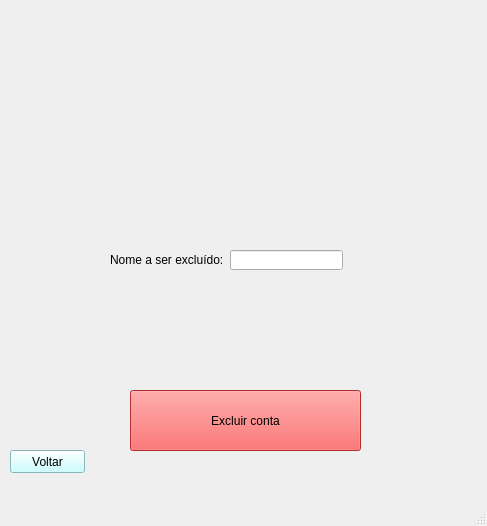
<?xml version="1.0" encoding="UTF-8"?>
<ui version="4.0">
 <class>MainWindow</class>
 <widget class="QMainWindow" name="MainWindow">
  <property name="geometry">
   <rect>
    <x>0</x>
    <y>0</y>
    <width>487</width>
    <height>526</height>
   </rect>
  </property>
  <property name="windowTitle">
   <string>MainWindow</string>
  </property>
  <widget class="QWidget" name="centralwidget">
   <widget class="QLabel" name="label">
    <property name="geometry">
     <rect>
      <x>-4</x>
      <y>2</y>
      <width>491</width>
      <height>501</height>
     </rect>
    </property>
    <property name="text">
     <string/>
    </property>
    <property name="pixmap">
     <pixmap>../../../../Downloads/Seja bem-vindo (9).png</pixmap>
    </property>
   </widget>
   <widget class="QLabel" name="label_2">
    <property name="geometry">
     <rect>
      <x>0</x>
      <y>0</y>
      <width>481</width>
      <height>491</height>
     </rect>
    </property>
    <property name="text">
     <string/>
    </property>
    <property name="pixmap">
     <pixmap>../Telas_icones/excluir pet.png</pixmap>
    </property>
   </widget>
   <widget class="QPushButton" name="btn_exclui">
    <property name="geometry">
     <rect>
      <x>130</x>
      <y>390</y>
      <width>231</width>
      <height>61</height>
     </rect>
    </property>
    <property name="styleSheet">
     <string notr="true">background-color: rgb(255, 61, 61);
color: rgb(0, 0, 0);</string>
    </property>
    <property name="text">
     <string>Excluir conta</string>
    </property>
   </widget>
   <widget class="QPushButton" name="btn_voltar">
    <property name="geometry">
     <rect>
      <x>10</x>
      <y>450</y>
      <width>75</width>
      <height>23</height>
     </rect>
    </property>
    <property name="styleSheet">
     <string notr="true">background-color: rgb(190, 255, 255);</string>
    </property>
    <property name="text">
     <string>Voltar</string>
    </property>
   </widget>
   <widget class="QLabel" name="label_4">
    <property name="geometry">
     <rect>
      <x>110</x>
      <y>250</y>
      <width>121</width>
      <height>20</height>
     </rect>
    </property>
    <property name="text">
     <string>Nome a ser excluído:</string>
    </property>
   </widget>
   <widget class="QLineEdit" name="txt_petExcluido">
    <property name="geometry">
     <rect>
      <x>230</x>
      <y>250</y>
      <width>113</width>
      <height>20</height>
     </rect>
    </property>
   </widget>
   <zorder>label_2</zorder>
   <zorder>label</zorder>
   <zorder>btn_exclui</zorder>
   <zorder>btn_voltar</zorder>
   <zorder>label_4</zorder>
   <zorder>txt_petExcluido</zorder>
  </widget>
  <widget class="QMenuBar" name="menubar">
   <property name="geometry">
    <rect>
     <x>0</x>
     <y>0</y>
     <width>487</width>
     <height>21</height>
    </rect>
   </property>
  </widget>
  <widget class="QStatusBar" name="statusbar"/>
 </widget>
 <resources/>
 <connections/>
</ui>
